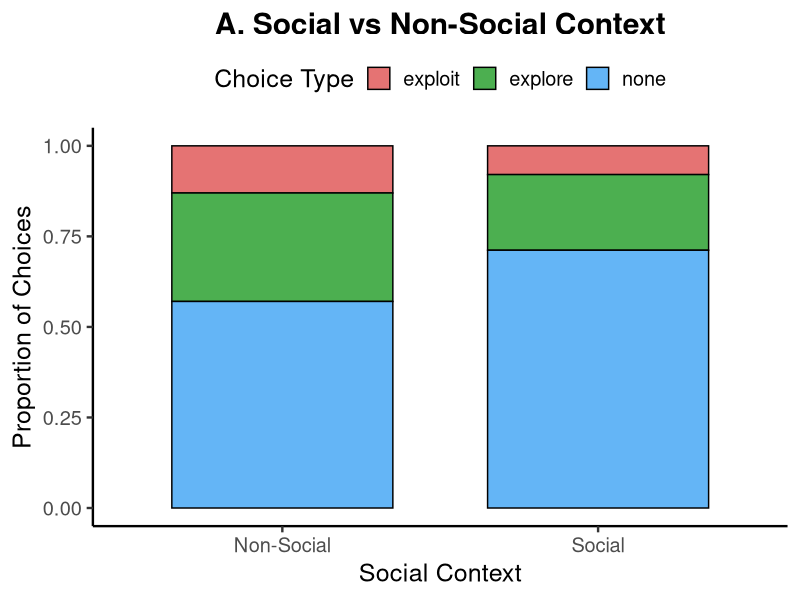
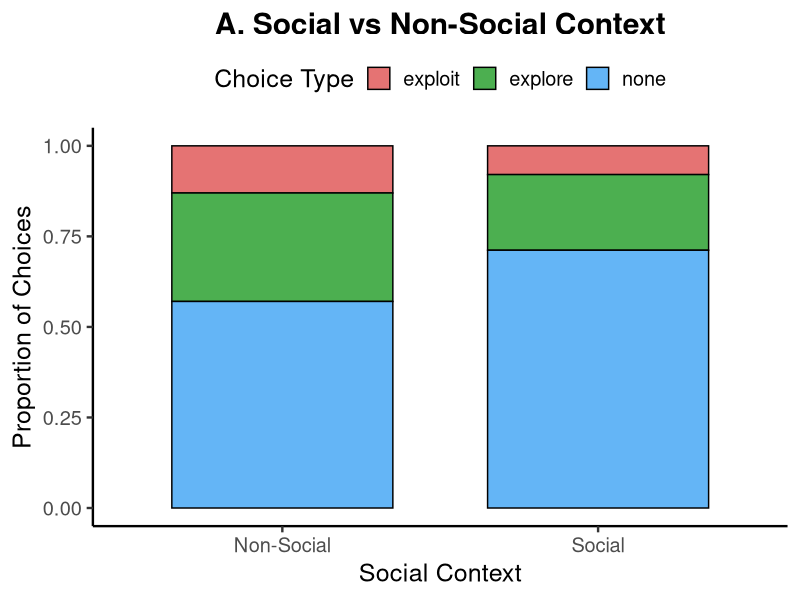
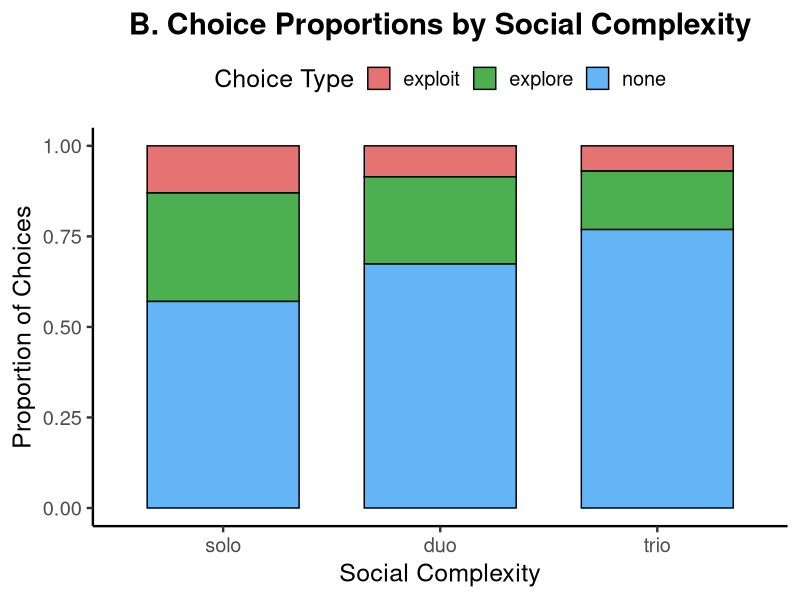
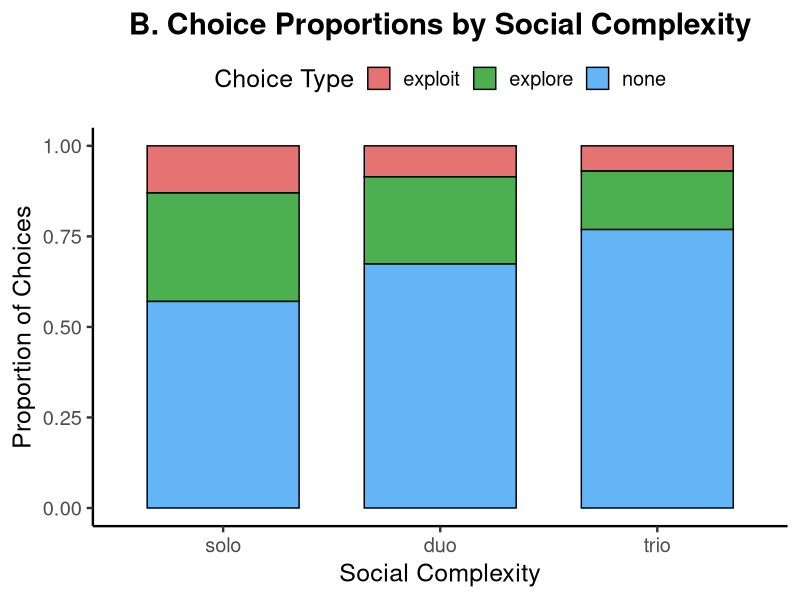
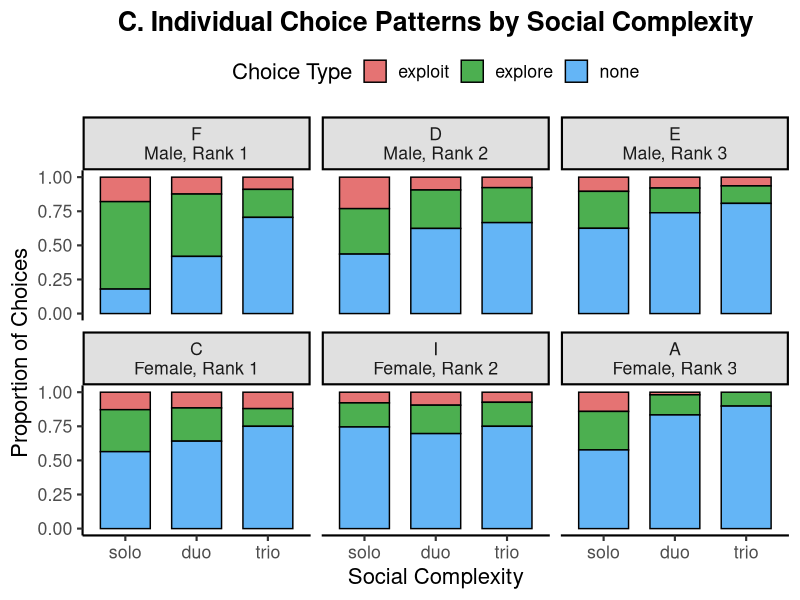
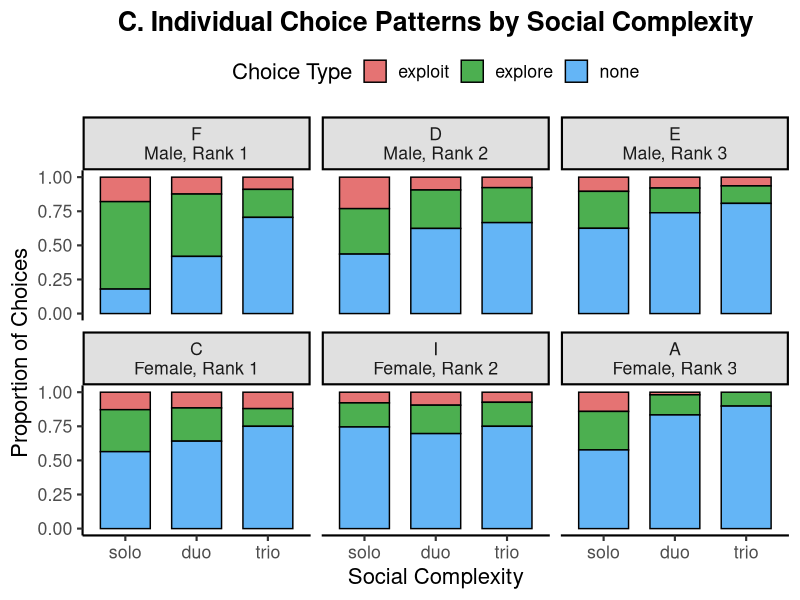
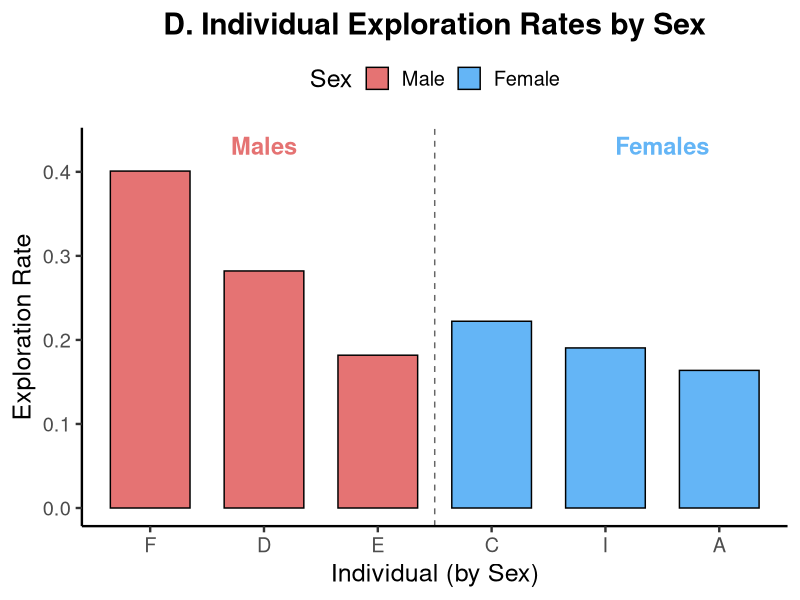
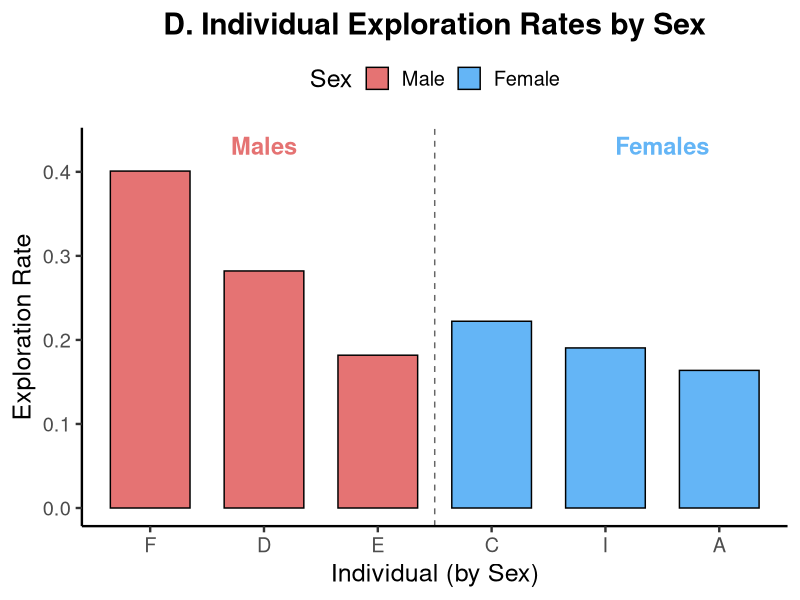

Source code (R) for these figures, in order:
#!/usr/bin/env Rscript

library(ggplot2)
library(dplyr)
library(tidyr)
library(stringr)
library(scales)

# Correct mapping from user
monkey_info <- data.frame(
  monkey_initial = c('F','D','E','C','I','A'),
  name = c('Fran','Dali','Ebi','Chocolat','Ice','Anemone'),
  sex = c('Male','Male','Male','Female','Female','Female'),
  rank = c(1,2,3,1,2,3),
  stringsAsFactors = FALSE
)

# Color palette from user
choice_colors <- c("explore" = "#4CAF50", "exploit" = "#E57373", "none" = "#64B5F6")
context_names <- c("solo", "duo", "trio")

# Load data
raw <- read.csv("Explore Exploit Dataset.csv")
choices <- c("exploit", "explore", "none")

raw <- raw %>%
  mutate(
    context = factor(CONDITION, levels = context_names),
    choice = case_when(
      grepl("^explore", OUTCOME) ~ "explore",
      OUTCOME %in% c("exploit_pink", "exploit_blue") ~ "exploit",
      TRUE ~ "none"
    ),
    choice = factor(choice, levels = choices),
    monkey_initial = substr(monkey, 1, 1)
  ) %>%
  left_join(monkey_info, by = "monkey_initial")

# PANEL A: Social vs Non-Social Context
raw$context_binary <- ifelse(raw$context == "solo", "Non-Social", "Social")
A_df <- raw %>%
  group_by(context_binary, choice) %>%
  summarise(n = n(), .groups = 'drop') %>%
  group_by(context_binary) %>%
  mutate(prop = n / sum(n))
cat("\nPANEL A SUMMARY TABLE:\n")
print(A_df)

pA <- ggplot(A_df, aes(x = context_binary, y = prop, fill = choice)) +
  geom_col(width = 0.7, color = "black", position = position_stack()) +
  scale_fill_manual(values = choice_colors, name = "Choice Type") +
  labs(title = "A. Social vs Non-Social Context", x = "Social Context", y = "Proportion of Choices") +
  theme_classic(base_size = 18) +
  theme(legend.position = "top", plot.title = element_text(face = "bold", hjust = 0.5))
ggsave("panel_A_behavioral_PRO.png", pA, width = 7, height = 6, dpi = 400)
ggsave("panel_A_behavioral_PRO.pdf", pA, width = 7, height = 6)

# PANEL B: Choice Proportions by Social Complexity
B_df <- raw %>%
  group_by(context, choice) %>%
  summarise(n = n(), .groups = 'drop') %>%
  group_by(context) %>%
  mutate(prop = n / sum(n))
cat("\nPANEL B SUMMARY TABLE:\n")
print(B_df)

pB <- ggplot(B_df, aes(x = context, y = prop, fill = choice)) +
  geom_col(width = 0.7, color = "black", position = position_stack()) +
  scale_fill_manual(values = choice_colors, name = "Choice Type") +
  labs(title = "B. Choice Proportions by Social Complexity", x = "Social Complexity", y = "Proportion of Choices") +
  theme_classic(base_size = 18) +
  theme(legend.position = "top", plot.title = element_text(face = "bold", hjust = 0.5))
ggsave("panel_B_behavioral_PRO.png", pB, width = 7, height = 6, dpi = 400)
ggsave("panel_B_behavioral_PRO.pdf", pB, width = 7, height = 6)

# PANEL C: Individual Choice Patterns by Social Complexity
C_df <- raw %>%
  group_by(monkey_initial, sex, rank, context, choice) %>%
  summarise(n = n(), .groups = 'drop') %>%
  group_by(monkey_initial, context) %>%
  mutate(prop = n / sum(n))
cat("\nPANEL C SUMMARY TABLE (first 20 rows):\n")
print(head(C_df, 20))

# Order panels: males (F, D, E), females (C, I, A), each by rank
C_df$monkey_initial <- factor(C_df$monkey_initial, levels = c("F", "D", "E", "C", "I", "A"))
C_df$sex <- factor(C_df$sex, levels = c("Male", "Female"))
C_df$rank <- factor(C_df$rank, levels = c(1,2,3), labels = c("Dominant","Intermediate","Submissive"))

pC <- ggplot(C_df, aes(x = context, y = prop, fill = choice)) +
  geom_col(width = 0.7, color = "black", position = position_stack()) +
  facet_wrap(~monkey_initial, nrow = 2, labeller = as_labeller(setNames(
    paste0(monkey_info$monkey_initial, "\n", monkey_info$sex, ", Rank ", monkey_info$rank),
    monkey_info$monkey_initial))) +
  scale_fill_manual(values = choice_colors, name = "Choice Type") +
  labs(title = "C. Individual Choice Patterns by Social Complexity", x = "Social Complexity", y = "Proportion of Choices") +
  theme_classic(base_size = 16) +
  theme(legend.position = "top", plot.title = element_text(face = "bold", hjust = 0.5), strip.background = element_rect(fill = "#e0e0e0"))
ggsave("panel_C_behavioral_PRO.png", pC, width = 12, height = 6, dpi = 400)
ggsave("panel_C_behavioral_PRO.pdf", pC, width = 12, height = 6)

# PANEL D: Individual Exploration Rates by Sex
D_df <- raw %>%
  group_by(monkey_initial, sex) %>%
  summarise(explore_rate = mean(choice == "explore"), .groups = 'drop')

# Ensure all individuals are present, even if their rate is zero
D_df <- monkey_info %>%
  select(monkey_initial, sex) %>%
  left_join(D_df, by = c("monkey_initial", "sex")) %>%
  mutate(explore_rate = ifelse(is.na(explore_rate), 0, explore_rate))

cat("\nPANEL D SUMMARY TABLE (all individuals):\n")
print(D_df)

D_df$monkey_initial <- factor(D_df$monkey_initial, levels = c("F", "D", "E", "C", "I", "A"))
D_df$sex <- factor(D_df$sex, levels = c("Male", "Female"))

pD <- ggplot(D_df, aes(x = monkey_initial, y = explore_rate, fill = sex)) +
  geom_col(width = 0.7, color = "black") +
  scale_fill_manual(values = c("Male" = "#E57373", "Female" = "#64B5F6"), name = "Sex", labels = c("Male", "Female")) +
  geom_vline(xintercept = 3.5, linetype = "dashed", color = "grey40") +
  labs(title = "D. Individual Exploration Rates by Sex", x = "Individual (by Sex)", y = "Exploration Rate") +
  theme_classic(base_size = 18) +
  theme(legend.position = "top", plot.title = element_text(face = "bold", hjust = 0.5)) +
  annotate("text", x = 2, y = max(D_df$explore_rate) * 1.05 + 0.01, label = "Males", color = "#E57373", size = 6, fontface = "bold") +
  annotate("text", x = 5.5, y = max(D_df$explore_rate) * 1.05 + 0.01, label = "Females", color = "#64B5F6", size = 6, fontface = "bold")
ggsave("panel_D_behavioral_PRO.png", pD, width = 8, height = 6, dpi = 400)
ggsave("panel_D_behavioral_PRO.pdf", pD, width = 8, height = 6)

cat("\nCHOICE COUNTS BY SEX:\n")
print(table(raw$choice, raw$sex))

cat("\nCHOICE COUNTS FOR EACH FEMALE (C, I, A):\n")
print(raw %>% filter(sex == "Female") %>% count(monkey_initial, choice))

cat('Panels and summary tables complete.\n') 
